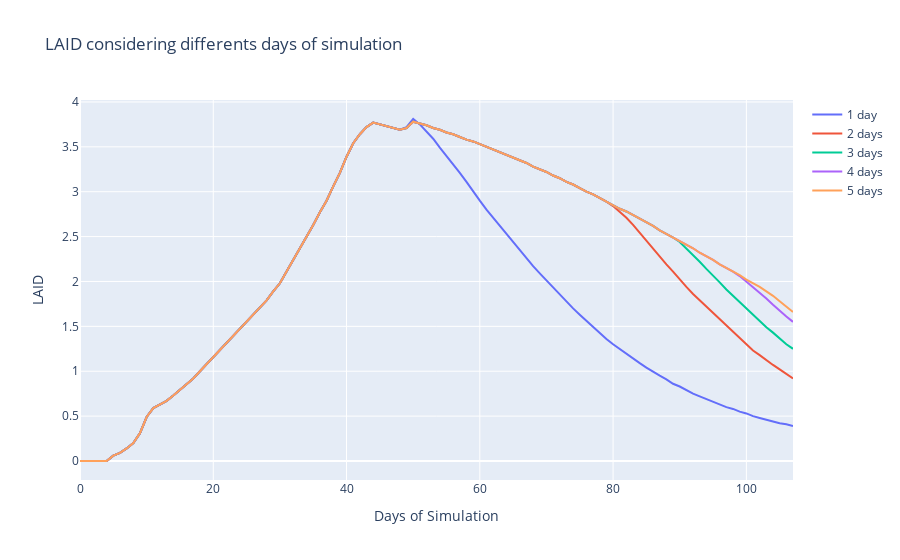

Notebook source saved alongside this figure:
### Code cell
fig = go.Figure()
fig.add_trace(go.Scatter(y=out1['LAID'], name='1 day'))
fig.add_trace(go.Scatter(y=out2['LAID'], name='2 days'))
fig.add_trace(go.Scatter(y=out3['LAID'], name='3 days'))
fig.add_trace(go.Scatter(y=out4['LAID'], name='4 days'))
fig.add_trace(go.Scatter(y=out5['LAID'], name='5 days'))
fig.update_layout(title='LAID considering differents days of simulation',
                xaxis_title='Days of Simulation',
                yaxis_title='LAID')
fig.show()
